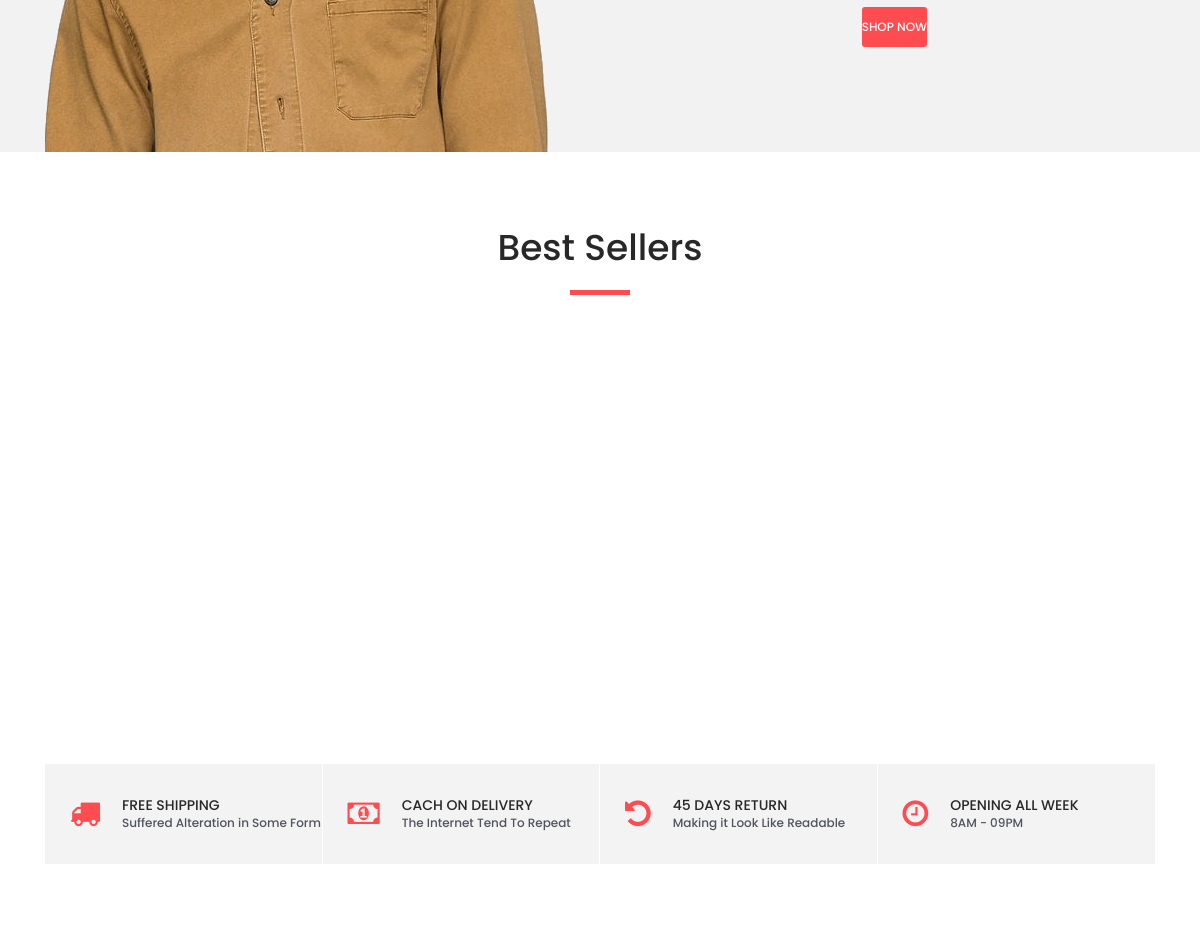
Before: / (middle part) with the older database file.
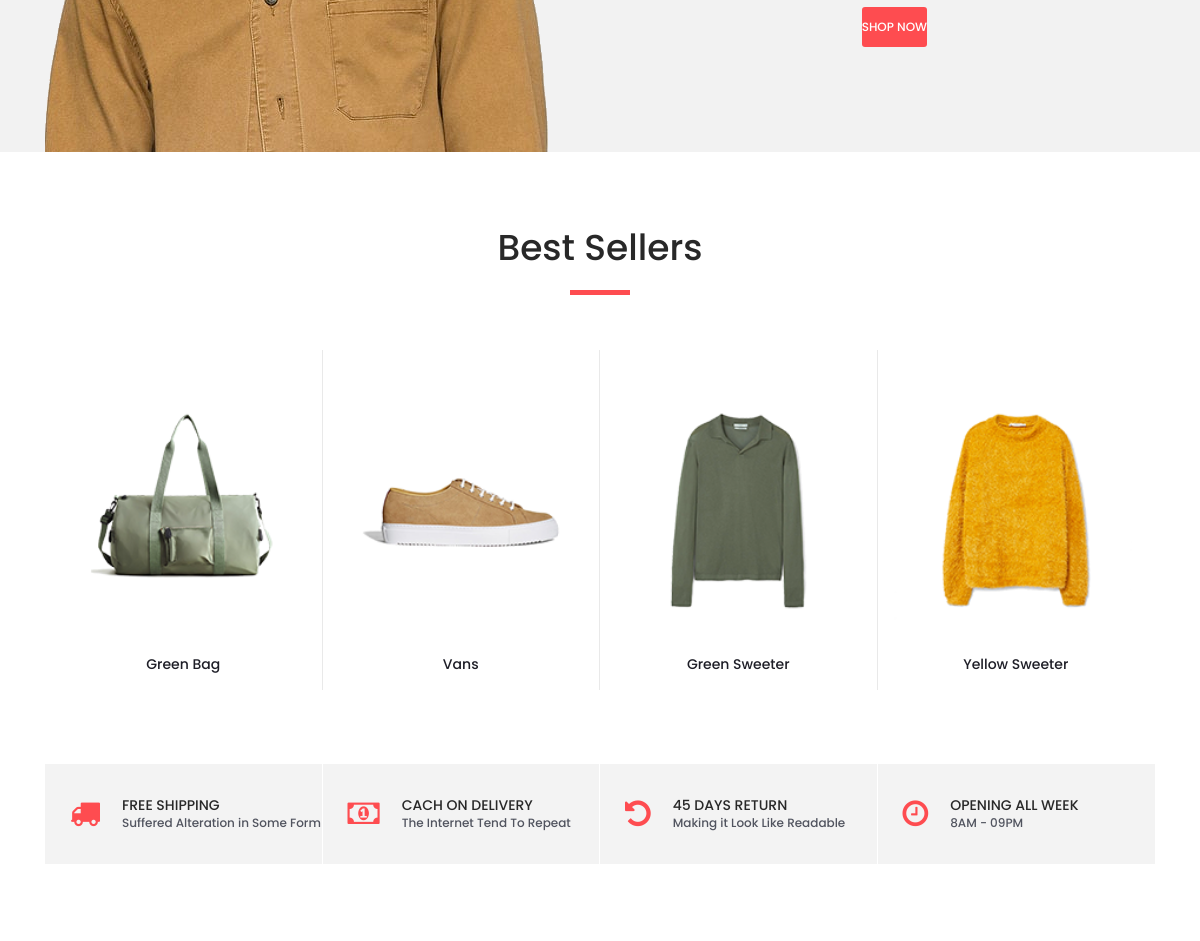
After: the same page with the newer database file.
### Shop/models.py (models this page shows, shortened)
class Best_Sellers(models.Model):
    product = models.ForeignKey(Product, on_delete=models.CASCADE, related_name="sellers_product")
    active = models.BooleanField(default=False)
    created_at = models.DateTimeField(auto_now_add=True)
    deleted_at = models.BooleanField(default=False)
    updated_at = models.DateTimeField(auto_now=True)

class Product(models.Model):
    class Meta:
        verbose_name_plural = 'Products'
    name = models.CharField(max_length=20, blank=False)
    original_price = models.FloatField(max_length=50, blank=False)
    promotion_reduction = models.PositiveIntegerField(default=0)
    promotion_percentage = models.PositiveIntegerField(validators=[MaxValueValidator(100)],default=0)
    stock = models.PositiveIntegerField()
    size = models.CharField(max_length=10)
    image = models.ImageField(upload_to = "Products_Images")
    categories = models.ManyToManyField(Category, related_name="product_category")
    active = models.BooleanField(default=True)
    is_promotion = models.BooleanField(default=False)
    is_solde = models.BooleanField(default=False)
    created_at = models.DateTimeField(auto_now_add=True)
    deleted_at = models.BooleanField(default=False)
    updated_at = models.DateTimeField(auto_now=True)
    def get_final_product_price(self):
        if self.is_promotion:
            if self.promotion_percentage :
                reduction = self.original_price * self.promotion_percentage // 100
                return self.original_price - reduction
            elif self.promotion_reduction:
                return self.original_price - self.promotion_reduction
            else:
                return self.original_price
        else:
            return self.original_price

### Front/views.py (the view)
# urls.py: 2. Add a URL to urlpatterns:  path('', Home.as_view(), name='home')
class Home(View):
    template_name = 'pages/index.html'
    def get(self,request):
        categories = Category.objects.filter(active=True)
        products = Product.objects.filter(active=True)
        sellers = Best_Sellers.objects.filter(active = True)
        return render(request, self.template_name, locals())

### Shop/models.py (called while the page is built)
    def __str__(self) -> str:
        return self.name

### templates/pages/index.html (shortened to what this page needs)
{% extends "base/base.html" %}
{% load static %}
	{% block 'content' %}
		<div class="deal_ofthe_week">
			<div class="container">
				<div class="row align-items-center">
					<div class="col-lg-6">
						<div class="deal_ofthe_week_img">
							<img src="{% static 'assets/images/deal_ofthe_week.png' %}" alt="">
						</div>
					</div>
					<div class="col-lg-6 text-right deal_ofthe_week_col">
						<div class="deal_ofthe_week_content d-flex flex-column align-items-center float-right">
							<div class="red_button deal_ofthe_week_button"><a href="#">shop now</a></div>
						</div>
					</div>
				</div>
			</div>
		</div>
		<div class="best_sellers">
			<div class="container">
				<div class="row">
					<div class="col text-center">
						<div class="section_title new_arrivals_title">
							<h2>Best Sellers</h2>
						</div>
					</div>
				</div>
				<div class="row">
					<div class="col">
						<div class="product_slider_container">
							<div class="owl-carousel owl-theme product_slider">
								{% for seller in sellers %}
									<div class="owl-item product_slider_item">
										<div class="product-item">
											<div class="product discount">
												<div class="product_image">
													<img src="{{seller.product.image.url}}" alt="">
												</div>
												<div class="product_info">
													<h6 class="product_name"><a href="single.html">{{seller.product.name}}</a></h6>
													<div class="product_price">{{seller.product.original_price}}<span>{{seller.product.promotion_reduction}}</span></div>
												</div>
											</div>
										</div>
									</div>
								{% endfor %}
						</div>
					</div>
				</div>
			</div>
		</div>
		<div class="benefit">
			<div class="container">
				<div class="row benefit_row">
					<div class="col-lg-3 benefit_col">
						<div class="benefit_item d-flex flex-row align-items-center">
							<div class="benefit_icon"><i class="fa fa-truck" aria-hidden="true"></i></div>
							<div class="benefit_content">
								<h6>free shipping</h6>
								<p>Suffered Alteration in Some Form</p>
							</div>
						</div>
					</div>
					<div class="col-lg-3 benefit_col">
						<div class="benefit_item d-flex flex-row align-items-center">
							<div class="benefit_icon"><i class="fa fa-money" aria-hidden="true"></i></div>
							<div class="benefit_content">
								<h6>cach on delivery</h6>
								<p>The Internet Tend To Repeat</p>
							</div>
						</div>
					</div>
					<div class="col-lg-3 benefit_col">
						<div class="benefit_item d-flex flex-row align-items-center">
							<div class="benefit_icon"><i class="fa fa-undo" aria-hidden="true"></i></div>
							<div class="benefit_content">
								<h6>45 days return</h6>
								<p>Making it Look Like Readable</p>
							</div>
						</div>
					</div>
					<div class="col-lg-3 benefit_col">
						<div class="benefit_item d-flex flex-row align-items-center">
							<div class="benefit_icon"><i class="fa fa-clock-o" aria-hidden="true"></i></div>
							<div class="benefit_content">
								<h6>opening all week</h6>
								<p>8AM - 09PM</p>
							</div>
						</div>
					</div>
				</div>
			</div>
		</div>
	{% endblock 'content' %}

Changed rows visible on the page:
added Best_Sellers: product.image (picture), product.name "Green Bag"
added Best_Sellers: product.image (picture), product.name "Vans"
added Best_Sellers: product.image (picture), product.name "Green Sweeter"
added Best_Sellers: product.image (picture), product.name "Yellow Sweeter"
